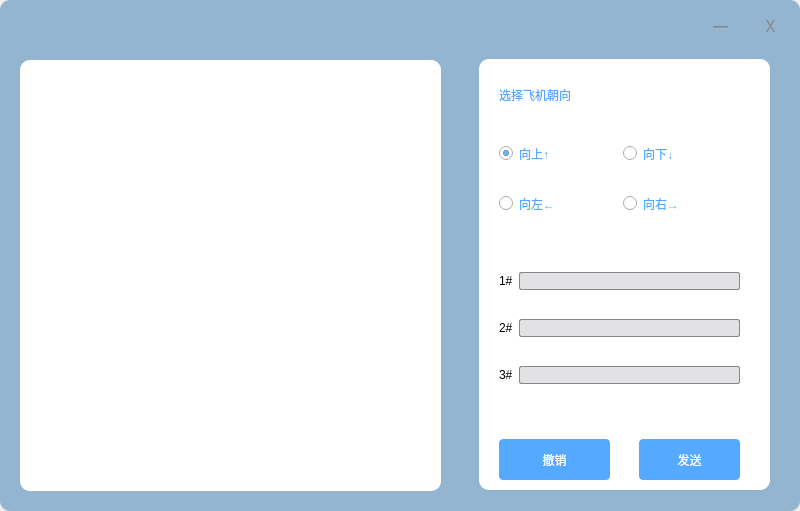
<?xml version="1.0" encoding="UTF-8"?>
<ui version="4.0">
 <class>CreateGame</class>
 <widget class="QWidget" name="CreateGame">
  <property name="geometry">
   <rect>
    <x>0</x>
    <y>0</y>
    <width>800</width>
    <height>511</height>
   </rect>
  </property>
  <property name="windowTitle">
   <string>Form</string>
  </property>
  <widget class="QWidget" name="widget" native="true">
   <property name="geometry">
    <rect>
     <x>0</x>
     <y>0</y>
     <width>800</width>
     <height>511</height>
    </rect>
   </property>
   <property name="styleSheet">
    <string notr="true">background-color: rgb(147,181,207);
border-radius: 10px;</string>
   </property>
   <widget class="QLabel" name="label_min">
    <property name="geometry">
     <rect>
      <x>700</x>
      <y>0</y>
      <width>41</width>
      <height>51</height>
     </rect>
    </property>
    <property name="font">
     <font>
      <family>Adobe 黑体 Std R</family>
      <pointsize>12</pointsize>
      <weight>50</weight>
      <italic>false</italic>
      <bold>false</bold>
     </font>
    </property>
    <property name="styleSheet">
     <string notr="true">QLabel{
   color:rgb(134, 134, 134);
	font: 12pt &quot;Adobe 黑体 Std R&quot;;
}
QLabel:hover{
   background-color:rgb(58,149,222);
   color:white;

}</string>
    </property>
    <property name="text">
     <string>一</string>
    </property>
    <property name="alignment">
     <set>Qt::AlignCenter</set>
    </property>
   </widget>
   <widget class="QLabel" name="label_close">
    <property name="geometry">
     <rect>
      <x>750</x>
      <y>0</y>
      <width>41</width>
      <height>51</height>
     </rect>
    </property>
    <property name="font">
     <font>
      <family>Adobe 黑体 Std R</family>
      <pointsize>12</pointsize>
      <weight>50</weight>
      <italic>false</italic>
      <bold>false</bold>
     </font>
    </property>
    <property name="styleSheet">
     <string notr="true">QLabel{
   color:rgb(134, 134, 134);
	font: 12pt &quot;Adobe 黑体 Std R&quot;;
}
QLabel:hover{
  background-color:rgb(212, 64, 39);
  color:rgb(255, 255, 255);
}</string>
    </property>
    <property name="text">
     <string>X</string>
    </property>
    <property name="alignment">
     <set>Qt::AlignCenter</set>
    </property>
   </widget>
   <widget class="QWidget" name="widget_2" native="true">
    <property name="geometry">
     <rect>
      <x>20</x>
      <y>60</y>
      <width>421</width>
      <height>431</height>
     </rect>
    </property>
    <property name="styleSheet">
     <string notr="true">background-color: rgb(255, 255, 255);</string>
    </property>
    <widget class="MyTableWidget" name="tableWidget">
     <property name="geometry">
      <rect>
       <x>0</x>
       <y>10</y>
       <width>415</width>
       <height>415</height>
      </rect>
     </property>
     <property name="minimumSize">
      <size>
       <width>400</width>
       <height>0</height>
      </size>
     </property>
     <property name="styleSheet">
      <string notr="true">QTableWidget{background-color:rgb(255, 255, 255)}
QTableWidget:hover{rgb(170, 85, 255);}</string>
     </property>
    </widget>
   </widget>
   <widget class="QWidget" name="widget_3" native="true">
    <property name="geometry">
     <rect>
      <x>479</x>
      <y>59</y>
      <width>291</width>
      <height>431</height>
     </rect>
    </property>
    <property name="styleSheet">
     <string notr="true">background-color: rgb(255, 255, 255);</string>
    </property>
    <widget class="QLabel" name="label">
     <property name="geometry">
      <rect>
       <x>20</x>
       <y>20</y>
       <width>251</width>
       <height>31</height>
      </rect>
     </property>
     <property name="styleSheet">
      <string notr="true">
font: 25 16pt &quot;微软雅黑 Light&quot;;
color: rgb(85, 170, 255);</string>
     </property>
     <property name="text">
      <string>选择飞机朝向</string>
     </property>
    </widget>
    <widget class="QPushButton" name="pushButton_undo">
     <property name="geometry">
      <rect>
       <x>20</x>
       <y>380</y>
       <width>111</width>
       <height>41</height>
      </rect>
     </property>
     <property name="styleSheet">
      <string notr="true">QPushButton{
font: 25 12pt &quot;微软雅黑 Light&quot;;
  background-color:rgb(85, 170, 255);
color:white;
border-radius: 4px;
}
</string>
     </property>
     <property name="text">
      <string>撤销</string>
     </property>
    </widget>
    <widget class="QPushButton" name="pushButton_send">
     <property name="geometry">
      <rect>
       <x>160</x>
       <y>380</y>
       <width>101</width>
       <height>41</height>
      </rect>
     </property>
     <property name="styleSheet">
      <string notr="true">QPushButton{
font: 25 12pt &quot;微软雅黑 Light&quot;;
  background-color:rgb(85, 170, 255);
color:white;
border-radius: 4px;
}</string>
     </property>
     <property name="text">
      <string>发送</string>
     </property>
    </widget>
    <widget class="QWidget" name="gridLayoutWidget">
     <property name="geometry">
      <rect>
       <x>20</x>
       <y>190</y>
       <width>241</width>
       <height>161</height>
      </rect>
     </property>
     <layout class="QGridLayout" name="gridLayout">
      <item row="0" column="0">
       <widget class="QLabel" name="label_2">
        <property name="styleSheet">
         <string notr="true">font: 25 16pt &quot;微软雅黑 Light&quot;;</string>
        </property>
        <property name="text">
         <string>1#</string>
        </property>
       </widget>
      </item>
      <item row="3" column="0">
       <widget class="QLabel" name="label_4">
        <property name="styleSheet">
         <string notr="true">font: 25 16pt &quot;微软雅黑 Light&quot;;</string>
        </property>
        <property name="text">
         <string>3#</string>
        </property>
       </widget>
      </item>
      <item row="0" column="2">
       <widget class="QLineEdit" name="lineEdit_1">
        <property name="styleSheet">
         <string notr="true">QLineEdit{

background:rgb(226,225,228);
border: 1px solid rgb(134, 134, 134);
border-radius:2px;
	color: rgb(134, 134, 134)
}</string>
        </property>
        <property name="readOnly">
         <bool>true</bool>
        </property>
       </widget>
      </item>
      <item row="1" column="2">
       <widget class="QLineEdit" name="lineEdit_2">
        <property name="styleSheet">
         <string notr="true">QLineEdit{

background:rgb(226,225,228);
border: 1px solid rgb(134, 134, 134);
border-radius:2px;
	color: rgb(134, 134, 134)
}</string>
        </property>
        <property name="readOnly">
         <bool>true</bool>
        </property>
       </widget>
      </item>
      <item row="1" column="0">
       <widget class="QLabel" name="label_3">
        <property name="styleSheet">
         <string notr="true">font: 25 16pt &quot;微软雅黑 Light&quot;;</string>
        </property>
        <property name="text">
         <string>2#</string>
        </property>
       </widget>
      </item>
      <item row="3" column="2">
       <widget class="QLineEdit" name="lineEdit_3">
        <property name="styleSheet">
         <string notr="true">QLineEdit{

background:rgb(226,225,228);
border: 1px solid rgb(134, 134, 134);
border-radius:2px;
	color: rgb(134, 134, 134)
}</string>
        </property>
        <property name="readOnly">
         <bool>true</bool>
        </property>
       </widget>
      </item>
     </layout>
    </widget>
    <widget class="QWidget" name="gridLayoutWidget_2">
     <property name="geometry">
      <rect>
       <x>20</x>
       <y>60</y>
       <width>241</width>
       <height>121</height>
      </rect>
     </property>
     <layout class="QGridLayout" name="gridLayout_2">
      <item row="1" column="0">
       <widget class="QRadioButton" name="radioButton_left">
        <property name="styleSheet">
         <string notr="true">color: rgb(85, 170, 255);
font: 25 9pt &quot;微软雅黑 Light&quot;;</string>
        </property>
        <property name="text">
         <string>向左←</string>
        </property>
       </widget>
      </item>
      <item row="0" column="0">
       <widget class="QRadioButton" name="radioButton_up">
        <property name="styleSheet">
         <string notr="true">color: rgb(85, 170, 255);
font: 25 9pt &quot;微软雅黑 Light&quot;;</string>
        </property>
        <property name="text">
         <string>向上↑</string>
        </property>
        <property name="checked">
         <bool>true</bool>
        </property>
       </widget>
      </item>
      <item row="0" column="1">
       <widget class="QRadioButton" name="radioButton_down">
        <property name="styleSheet">
         <string notr="true">color: rgb(85, 170, 255);
font: 25 9pt &quot;微软雅黑 Light&quot;;</string>
        </property>
        <property name="text">
         <string>向下↓</string>
        </property>
       </widget>
      </item>
      <item row="1" column="1">
       <widget class="QRadioButton" name="radioButton_right">
        <property name="styleSheet">
         <string notr="true">color: rgb(85, 170, 255);
font: 25 9pt &quot;微软雅黑 Light&quot;;</string>
        </property>
        <property name="text">
         <string>向右→</string>
        </property>
       </widget>
      </item>
     </layout>
    </widget>
   </widget>
  </widget>
 </widget>
 <customwidgets>
  <customwidget>
   <class>MyTableWidget</class>
   <extends>QTableWidget</extends>
   <header location="global">mytablewidget.h</header>
  </customwidget>
 </customwidgets>
 <resources/>
 <connections/>
</ui>
